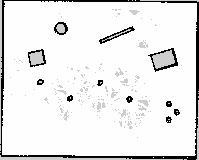
#> input picture maps/loading_bay_raw.pgm, 199 x 160 px
$ python clean_map.py ../maps/loading_bay_raw.pgm out.png
#> lines starting #> are read from the running program, lines starting #| are printed output that depends on the picture; after the words box and inside, x2 and y2 are one past the last pixel; in counts of white or black regions, pixels touching at a corner belong together
#!/usr/bin/env python3
"""Tidy a raw SLAM map: crop to the room, fill speckle, solidify obstacles.

Usage: clean_map.py RAW.pgm CLEAN.pgm [MIN_OBSTACLE_PIXELS]
"""
import argparse
from collections import deque

from PIL import Image

OCCUPIED, FREE, UNKNOWN = 0, 254, 205

NEIGHBOURS_8 = ((1, 0), (-1, 0), (0, 1), (0, -1),
                (1, 1), (-1, -1), (1, -1), (-1, 1))
NEIGHBOURS_4 = ((1, 0), (-1, 0), (0, 1), (0, -1))


def components(size, match, neighbours, box=None):
    """Flood-fill every connected region of pixels where match(x, y) is true."""
    w, h = size
    x0, y0, x1, y1 = box if box else (0, 0, w - 1, h - 1)
    seen, regions = set(), []
    for y in range(y0, y1 + 1):
        for x in range(x0, x1 + 1):
            if (x, y) in seen or not match(x, y):
                continue
            queue, region = deque([(x, y)]), []
            seen.add((x, y))
            while queue:
                cx, cy = queue.popleft()
                region.append((cx, cy))
                for dx, dy in neighbours:
                    nx, ny = cx + dx, cy + dy
                    if (x0 <= nx <= x1 and y0 <= ny <= y1
                            and (nx, ny) not in seen and match(nx, ny)):
                        seen.add((nx, ny))
                        queue.append((nx, ny))
            regions.append(region)
    return regions


def clean(src, dst, min_obstacle):
#> called with src = '../maps/loading_bay_raw.pgm', dst = 'out.png', min_obstacle = 10
    image = Image.open(src).convert('L')
#> image is the input picture: PIL image 199x160 L; min 0, max 254, mean 234.1
    pixels = image.load()

    # The largest black shape is the outer wall; its bounding box is the room.
    black = components(image.size, lambda x, y: pixels[x, y] < 50, NEIGHBOURS_8)
#> black = 12 items
    walls = max(black, key=len)
#> walls = 1451 pairs, first value 0 to 198, second value 0 to 159
    xs = [p[0] for p in walls]
#> xs = 1451 values, max 198 at index 691, min 0 at index 510, mean 108.7
    ys = [p[1] for p in walls]
#> ys = 1451 values, max 159 at index 1383, min 0 at index 0, mean 84.74
    box = (min(xs), min(ys), max(xs), max(ys))
#> box = (0, 0, 198, 159)
    print('room bbox', box, 'wall pixels', len(walls))
#| room bbox (0, 0, 198, 159) wall pixels 1451

    # Keep the walls and any black shape larger than the noise threshold.
    occupied = set(walls)
#> occupied = 1451 items
    kept = 1
    for shape in black:
        if shape is not walls and len(shape) > min_obstacle:
            occupied.update(shape)
            kept += 1
#> this loop made 12 passes
#> after the loop, kept = 12; occupied = 2105 items
    print('black shapes kept', kept, 'of', len(black))
#| black shapes kept 12 of 12

    # Inside the room, the largest non-black region is open floor. Any other
    # region is enclosed by an obstacle outline, so it is the object's interior.
    rest = components(image.size, lambda x, y: (x, y) not in occupied,
                      NEIGHBOURS_4, box)
#> rest = 33 items
    rest.sort(key=len, reverse=True)
    interiors = rest[1:]
#> interiors = 32 items
    print('open floor px', len(rest[0]), 'enclosed interiors', len(interiors))
#| open floor px 28400 enclosed interiors 32
    for region in interiors:
        occupied.update(region)
#> this loop made 32 passes
#> region on passes 9 to 19: [(39, 81), (40, 81), (39, 82), (41, 81), (40, 82), (41, 82)], [(0, 145), (0, 146), (0, 147), (0, 148), (0, 149), (0, 150)], [(102, 40), (103, 40), (102, 41), (104, 40)], [(100, 82), (101, 82), (100, 83)], [(184, 159), (185, 159), (186, 159)], [(105, 39), (106, 39)], [(198, 96), (198, 97)], [(70, 97), (70, 98)], [(129, 98), (129, 99)], [(168, 103), (169, 103)], [(176, 111), (177, 111)]
#> after the loop, occupied = 3440 items

    out = Image.new('L', image.size, UNKNOWN)
#> out: PIL image 199x160 L; every value is 205
    out_pixels = out.load()
    for y in range(box[1], box[3] + 1):
        for x in range(box[0], box[2] + 1):
            out_pixels[x, y] = OCCUPIED if (x, y) in occupied else FREE
    out.save(dst)
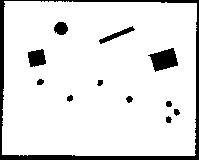
#> saved as out.png: PIL image 199x160 L; values 0 (black) and 254 (white), 89.2% white; 12 black regions, largest, box (x1, y1, x2, y2) and area: (0, 0, 199, 160) 2221, (148, 48, 178, 72) 443, (28, 49, 46, 67) 248
    print('saved', dst)


def main():
    parser = argparse.ArgumentParser(description=__doc__.split('\n')[0])
    parser.add_argument('src', help='raw map image (.pgm)')
    parser.add_argument('dst', help='where to write the cleaned map')
    parser.add_argument('min_obstacle', nargs='?', type=int, default=10,
                        help='smallest black shape (in pixels) to keep')
    args = parser.parse_args()
    clean(args.src, args.dst, args.min_obstacle)


if __name__ == '__main__':
    main()
